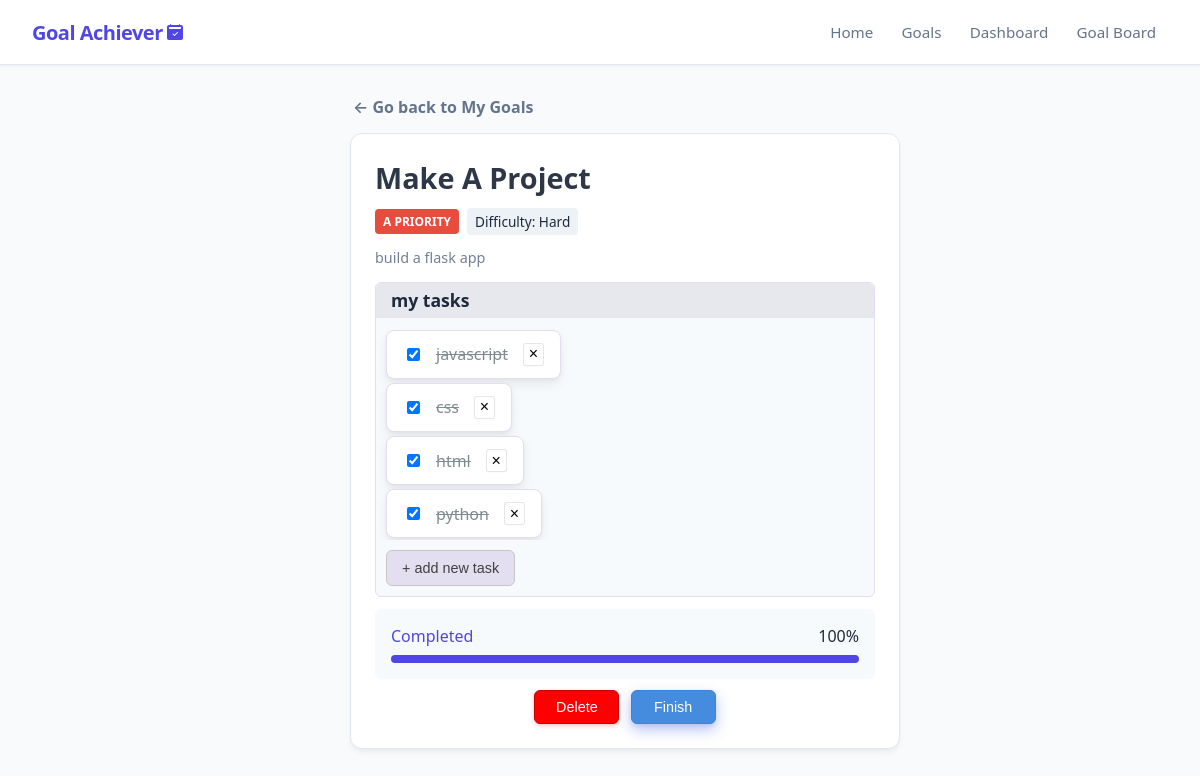
The app's page /goals/4, older data.
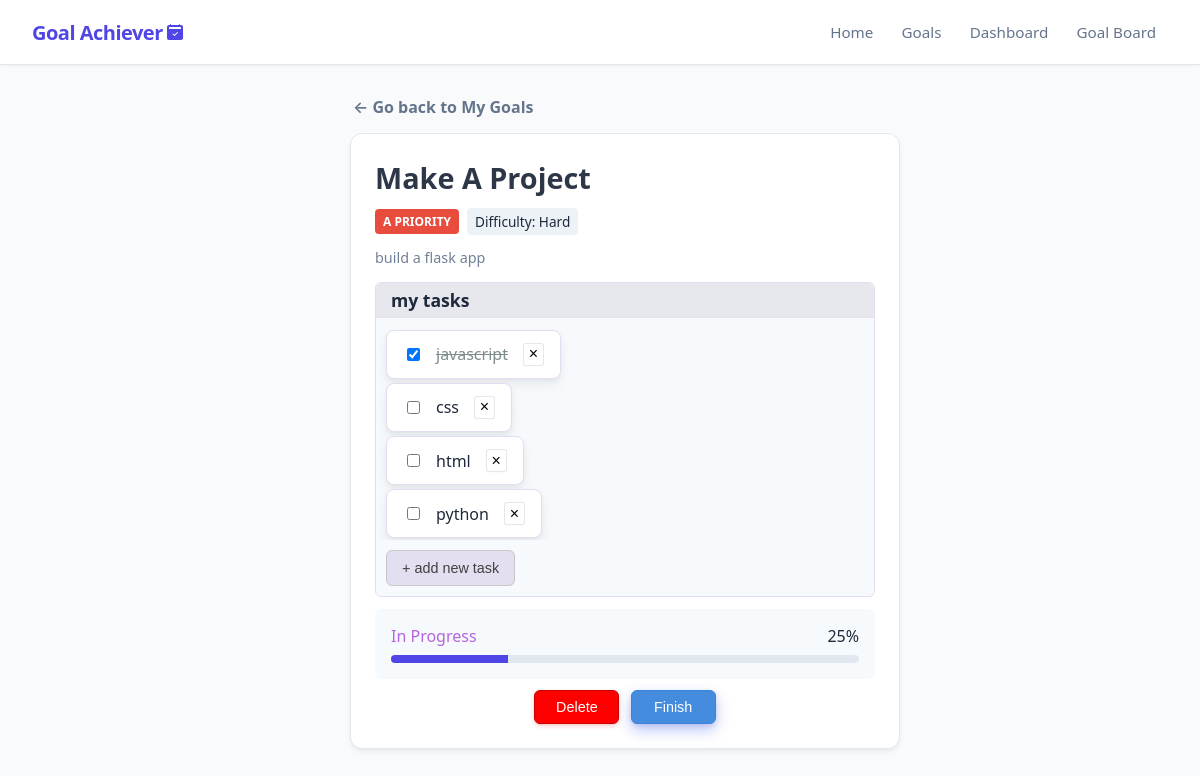
The same page, newer data.
### app/models_db.py (models this page shows, shortened)
class Goal(db.Model):
    __tablename__ = 'goals'
    id = db.Column(db.Integer, primary_key=True)
    title = db.Column(db.String(100), nullable=False)
    description = db.Column(db.Text, nullable=False)
    is_completed = db.Column(db.Boolean, default=False)
    is_confirmed_finished = db.Column(db.Boolean, default=False)
    progress_percentage = db.Column(db.Float, default=0.0)
    difficulty = db.Column(db.String(20), nullable=False, default='Medium')
    priority = db.Column(db.String(1), nullable=False, default='b')
    created_at = db.Column(db.DateTime, default=datetime.now(timezone.utc), nullable=False)
    tasks = db.relationship('Task', backref='goal', cascade="all, delete-orphan", lazy=True)
    def calculate_progress(self):
        total = len(self.tasks)
        if total == 0:
            self.progress_percentage = 0
        else:
            completed = sum(1 for t in self.tasks if t.is_completed)
            self.progress_percentage = int(round((completed / total) * 100))
        self.is_completed = (self.progress_percentage == 100)
    @validates('progress_percentage')
    def validate_progress(self, key, value):
        try:
            val = int(value)
            if not (0 <= val <= 100):
                raise ValueError()
        except (ValueError, TypeError):
            raise ValueError("Percentage must be between 0 and 100.")
        return val

class Task(db.Model):
    __tablename__ = 'tasks'
    id = db.Column(db.Integer, primary_key=True)
    text = db.Column(db.String(255), nullable=False)
    is_completed = db.Column(db.Boolean, default=False)
    goal_id = db.Column(db.Integer, db.ForeignKey('goals.id', ondelete='CASCADE'), nullable=False)

### app/routes.py (the view)
@main.route('/goals/<int:goal_id>')
def view_goal(goal_id):
    goal = Goal.query.get_or_404(goal_id)
    tasks_list = goal.tasks
    goal.calculate_progress()
    return render_template('view_goal.html', goal=goal, tasks=tasks_list)

### app/templates/view_goal.html (shortened to what the changed rows need)
{% extends "base.html" %}
{% block content %}
<div class="container" style="padding-top: 0px;">
    <div>
        <div id="goal_card">
            <div style="overflow: wrap; max-width: 500px; margin-bottom: 0.7rem;">
                {% if not goal.is_confirmed_finished %}
                <h2 style="margin: 0px; font-size: 1.8rem; color: #2d3748; padding: 0px;">{{ goal.title }}</h2>
                {% else %}
                <h2 style="margin: 0px; font-size: 1.8rem; color: #71767e; padding: 0px; text-decoration: line-through;">{{ goal.title }}</h2>
                {% endif %}
            </div>
            <div style="display: flex; gap: 0.5rem; align-items: center;">
                <span class="badge badge-{{ goal.priority }} " style="justify-content: flex-end;">{{ goal.priority | upper }} priority</span>
                <span style="background: #edf2f7; padding: 0.25rem 0.5rem; border-radius: 4px; font-size: 0.85rem; font-weight: 500;">
                    Difficulty: {{ goal.difficulty }}
                </span>
            </div>
            <div style="padding: 0.7rem 0rem 0.2rem;">
                <span style="color: #718096; width: 100%; white-space: normal; overflow-wrap: anywhere; font-size: 0.9rem;">
                    {{ goal.description or 'Nema opisa.' }}
                </span>
            </div>
            <div class="tasks-wrapper">
                <div class="tasks-container" style="margin: 10px 0px; overflow: hidden;">
                    {% if tasks %}
                        <ul class="task-list-box">
                            {% for task in tasks %}
                                <li class="task-item task-box" style="display: flex; align-items: center; justify-content: space-between;">
                                                <label style="display: flex; align-items: center; gap: 6px; cursor: pointer;">
                                                    <input
                                                        style="margin-right: 10px;"
                                                        type="checkbox"
                                                        class="task-toggle"
                                                        data-task-id="{{ task.id }}"
                                                        {% if task.is_completed %}checked{% endif %}>
                                                    <span class="{% if task.is_completed %}completed-task{% endif %}">
                                                        {{ task.text }}
                                                    </span>
                                                </label>
                                                <button
                                                    class="delete-task-btn"
                                                    aria-label="Delete task"
                                                    data-task-id="{{ task.id }}"
                                                    {% if goal.is_confirmed_finished %}disabled{% endif %}>
                                                    &times;
                                            </button>
                                            </li>
                            {% endfor %}
                        </ul>
                    {% else %}
                        <p class="no-tasks-msg">There are no tasks here.</p>
                    {% endif %}
                </div>
            </div>
            <div style="background: #f7fafc; padding: 1rem; border-radius: 6px;" class="progress-bar-wrapper">
                <div style="display: flex; justify-content: space-between; margin-bottom: 0.5rem; font-weight: 500;">
                    <div class="goal-status">
                        {% if goal.is_completed %}
                            <span style="color: var(--primary); font-weight: 500;">Completed</span>
                        {% else %}
                            <span style="color: #b364de; font-weight: 500;">In Progress</span>
                        {% endif %}
                    </div>
                    <span class="progress-percentage">{{ goal.progress_percentage | round | int }}%</span>
                </div>
                <div class="progress-bar" style="width: 100%; background: #e2e8f0; height: 8px; border-radius: 4px; overflow: hidden;">
                    <div class="progress-bar-fill" style="--progress: {{ goal.progress_percentage|int }}%; width: var(--progress); background: var(--primary); height: 100%; transition: width 0.3s ease;"></div>
                </div>
            </div>
        </div>
    </div>
</div>
{% endblock %}

Row changes from the older to the newer data that the page shows:
changed Goal "Make A Project": is_confirmed_finished "☑" → "☐"; is_completed True → False (drawn); progress_percentage "100" → "25"
changed Task "css": is_completed True → False (drawn)
changed Task "html": is_completed True → False (drawn)
changed Task "python": is_completed True → False (drawn)
Text that changed along with them:
text no longer shown: "Completed"
text now shown: "In Progress"
